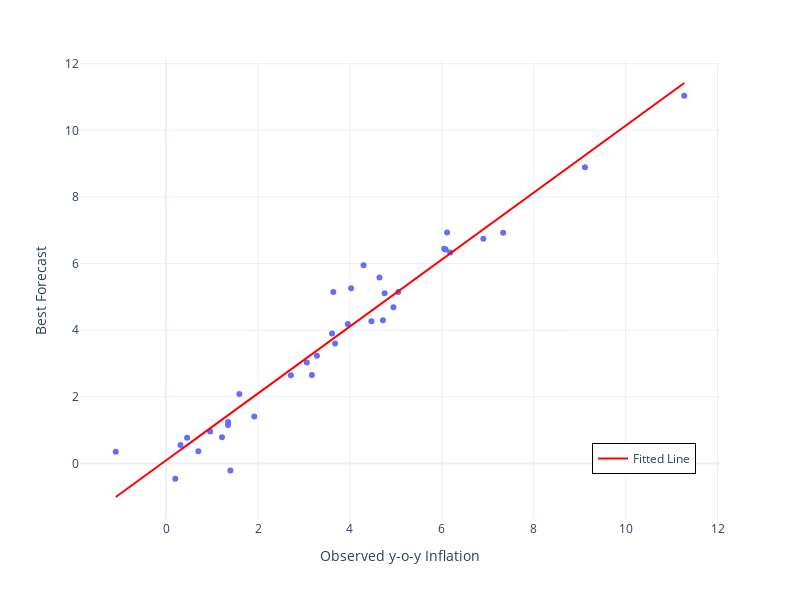

Here is the notebook cell this chart was saved with:
### Code cell
# Create a scatter plot
fig = px.scatter(only_validation, x='cpi', y='ridge')
# Fit a line to the data
fit = np.polyfit(only_validation['cpi'], only_validation['ridge'], deg=1)
fit_fn = np.poly1d(fit)
# Add the fitted line to the plot
fig.add_trace(go.Scatter(
    x=only_validation['cpi'], 
    y=fit_fn(only_validation['cpi']), 
    mode='lines', 
    name='Fitted Line',
    line=dict(color='red', width=2)
))

# Update layout for better visualization
fig.update_layout(
    xaxis_title='Observed y-o-y Inflation',
    yaxis_title='Best Forecast',
    template='plotly_white',
    width=800, 
    height=600,
    legend=dict(
        x=0.8,
        y=0.1,
        bgcolor='rgba(255, 255, 255, 0.8)',
        bordercolor='black',
        borderwidth=1
    ),
    title=dict(
        x=0.5,
        xanchor='center'
    )
)

# Show the plot
fig.show()

### Figure 1 — Plotly figure (JSON) as saved in the notebook; plotly's stock layout.template omitted (floating-point values rounded to 4 significant figures)
{"data": [{"hovertemplate": "cpi=%{x}<br>ridge=%{y}<extra></extra>", "legendgroup": "", "marker": {"color": "#636efa", "symbol": "circle"}, "mode": "markers", "name": "", "orientation": "v", "showlegend": false, "type": "scatter", "x": [0.3124, 1.216, 11.28, 9.114, 6.904, 4.643, 4.026, 4.468, 4.947, 4.719, 5.052, 6.083, 6.051, 7.335, 6.114, 4.297, 3.639, 4.755, 3.062, 3.281, 3.677, 3.612, 2.715, 3.171, 1.349, 1.918, 1.346, 0.4567, -1.096, 1.399, 0.199, 0.9587, 0.7015, 1.594, 3.954, 6.182], "xaxis": "x", "y": [0.554, 0.7816, 11.04, 8.89, 6.743, 5.58, 5.257, 4.266, 4.688, 4.3, 5.148, 6.424, 6.442, 6.922, 6.93, 5.948, 5.144, 5.109, 3.03, 3.233, 3.6, 3.897, 2.644, 2.656, 1.243, 1.405, 1.15, 0.769, 0.3499, -0.2097, -0.4598, 0.9561, 0.3631, 2.085, 4.183, 6.333], "yaxis": "y"}, {"line": {"color": "red", "width": 2}, "mode": "lines", "name": "Fitted Line", "type": "scatter", "x": [0.3124, 1.216, 11.28, 9.114, 6.904, 4.643, 4.026, 4.468, 4.947, 4.719, 5.052, 6.083, 6.051, 7.335, 6.114, 4.297, 3.639, 4.755, 3.062, 3.281, 3.677, 3.612, 2.715, 3.171, 1.349, 1.918, 1.346, 0.4567, -1.096, 1.399, 0.199, 0.9587, 0.7015, 1.594, 3.954, 6.182], "y": [0.4064, 1.314, 11.42, 9.25, 7.029, 4.758, 4.138, 4.582, 5.063, 4.834, 5.169, 6.205, 6.172, 7.462, 6.236, 4.41, 3.749, 4.87, 3.169, 3.389, 3.787, 3.721, 2.82, 3.279, 1.448, 2.02, 1.445, 0.5513, -1.009, 1.498, 0.2924, 1.056, 0.7974, 1.694, 4.065, 6.304]}], "layout": {"height": 600, "legend": {"bgcolor": "rgba(255, 255, 255, 0.8)", "bordercolor": "black", "borderwidth": 1, "tracegroupgap": 0, "x": 0.8, "y": 0.1}, "margin": {"t": 60}, "title": {"x": 0.5, "xanchor": "center"}, "width": 800, "xaxis": {"anchor": "y", "domain": [0, 1], "title": {"text": "Observed y-o-y Inflation"}}, "yaxis": {"anchor": "x", "domain": [0, 1], "title": {"text": "Best Forecast"}}}}
